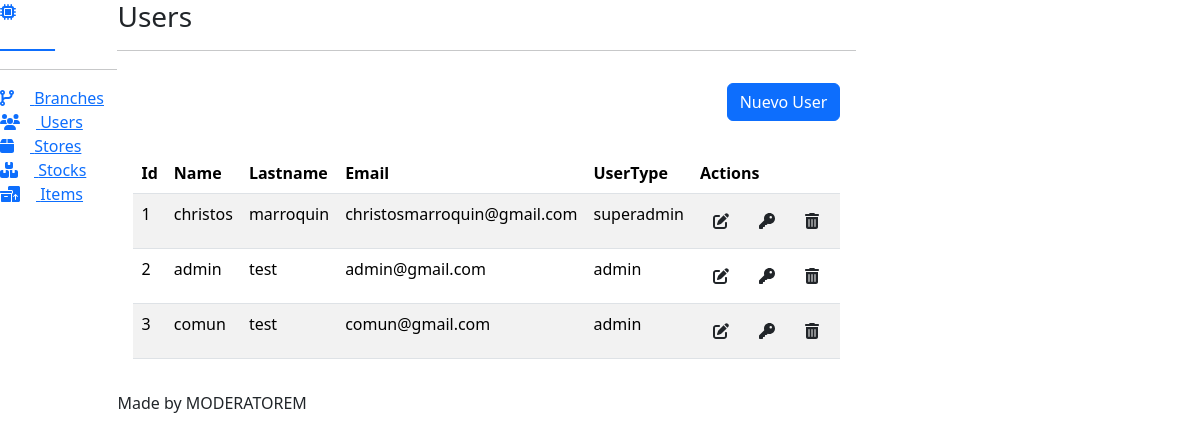
/users/, run on the app's committed database.
### apps/users/models.py (models this page shows, shortened)
class User(AbstractBaseUser, PermissionsMixin):
    class UserType(models.TextChoices):
        SUPER_ADMIN = "superadmin"
        ADMIN = "admin"
        COMMON = "common"
    email = models.EmailField("Email", unique=True, max_length=100)
    name = models.CharField("Name", max_length=100, blank=False, null=False)
    last_name = models.CharField("Lastname", max_length=100, blank=False, null=False)
    user_type = models.CharField(
        "User type", max_length=20, choices=UserType.choices, blank=False, null=False
    )
    created_at = models.DateTimeField(auto_now_add=True)
    updated_at = models.DateTimeField(auto_now=True)
    is_active = models.BooleanField(default=True)
    is_staff = models.BooleanField(default=False)
    objects = UserManager()
    class Meta:
        verbose_name = "User"
        verbose_name_plural = "Users"
    USERNAME_FIELD = "email"
    REQUIRED_FIELDS = ["name", "last_name", "user_type"]

### apps/users/views.py (the view)
# urls.py: path("", views.ListUsers.as_view(), name="index"),
class ListUsers(generic.ListView):
    template_name = "users/index.html"
    context_object_name = "users"
    model = models.User
    queryset = model.objects.filter(is_active=True)

### templates/users/index.html (shortened to what this page needs)
{% extends 'index.html' %}
{% block body %}
  <div class="d-flex justify-content-end align-items-center">
    <div class="col-12 text-end p-3">
      <a href="{% url 'users:create' %}" class="btn btn-primary">Nuevo User</a>
    </div>
  </div>
  {% if users %}
    <div class="d-flex justify-content-center">
      <div class="col-12 p-3">
        <table class="table patientsHeadClass table-striped">
          <thead>
            <tr>
              <th>Id</th>
              <th>Name</th>
              <th>Lastname</th>
              <th>Email</th>
              <th>UserType</th>
              <th>Actions</th>
            </tr>
          </thead>
          <tbody>
            {% for user in users %}
              <tr>
                <td>{{ user.id }}</td>
                <td>{{ user.name }}</td>
                <td>{{ user.last_name }}</td>
                <td>{{ user.email }}</td>
                <td>{{ user.user_type }}</td>
                <td>
                  <a class="btn" href="{% url 'users:update' user.id %}"><i class="fa-solid fa-pen-to-square"></i></a>
                  <a class="btn" href="{% url 'users:change_password' user.id %}"><i class="fa-solid fa-key"></i></a>
                  <button class="btn" onclick="openModal('#modal_user','{% url 'users:delete' user.id %}')"><i class="fa-solid fa-trash-can"></i></button>
                </td>
              </tr>
            {% endfor %}
          </tbody>
        </table>
      </div>
    </div>
  {% else %}
    <h1>No existen users</h1>
  {% endif %}
{% endblock %}

### data on the page
User: id "1", name "christos", last_name "marroquin", email "christosmarroquin@gmail.com", user_type "superadmin"
User: id "2", name "admin", last_name "test", email "admin@gmail.com", user_type "admin"
User: id "3", name "comun", last_name "test", email "comun@gmail.com", user_type "admin"
